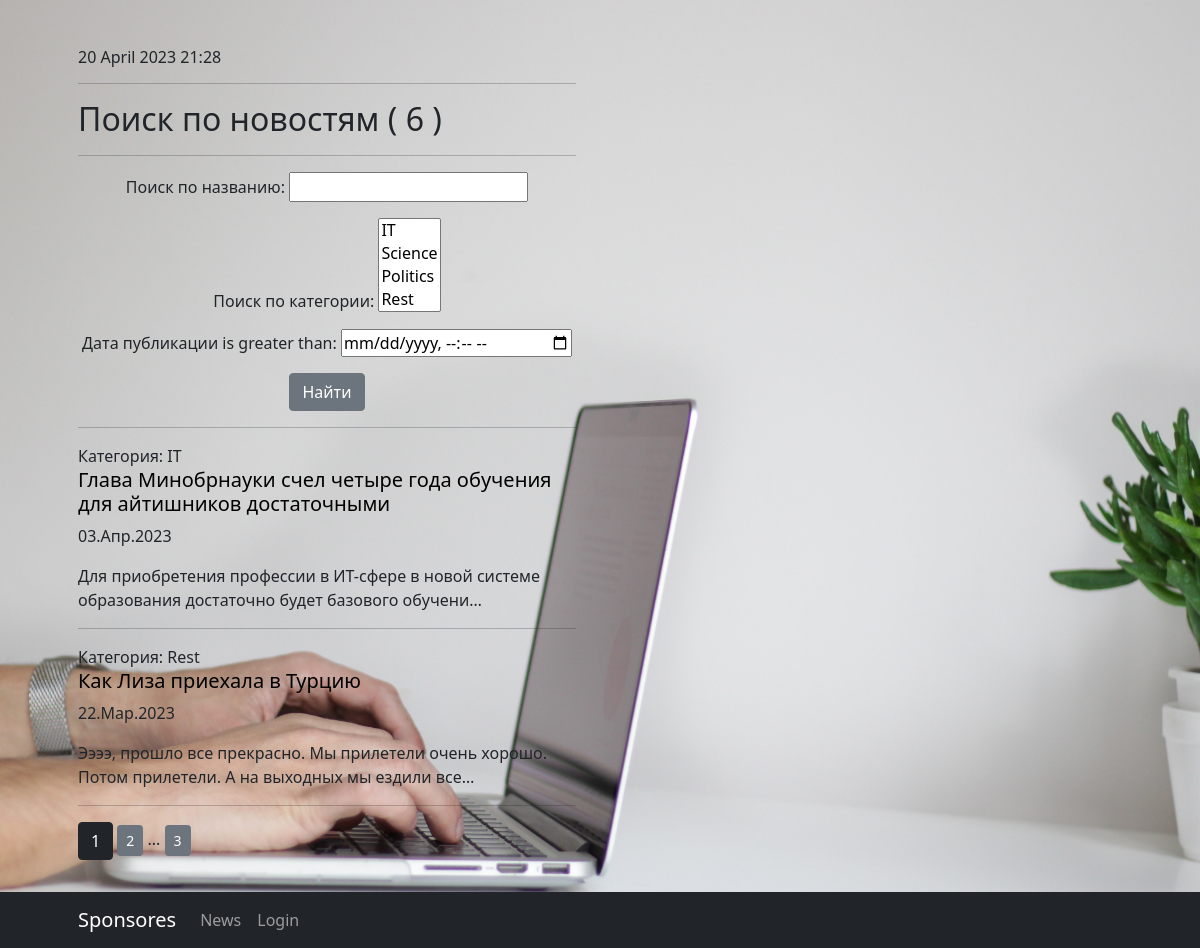
The page /news/search/ on the database as committed earlier.
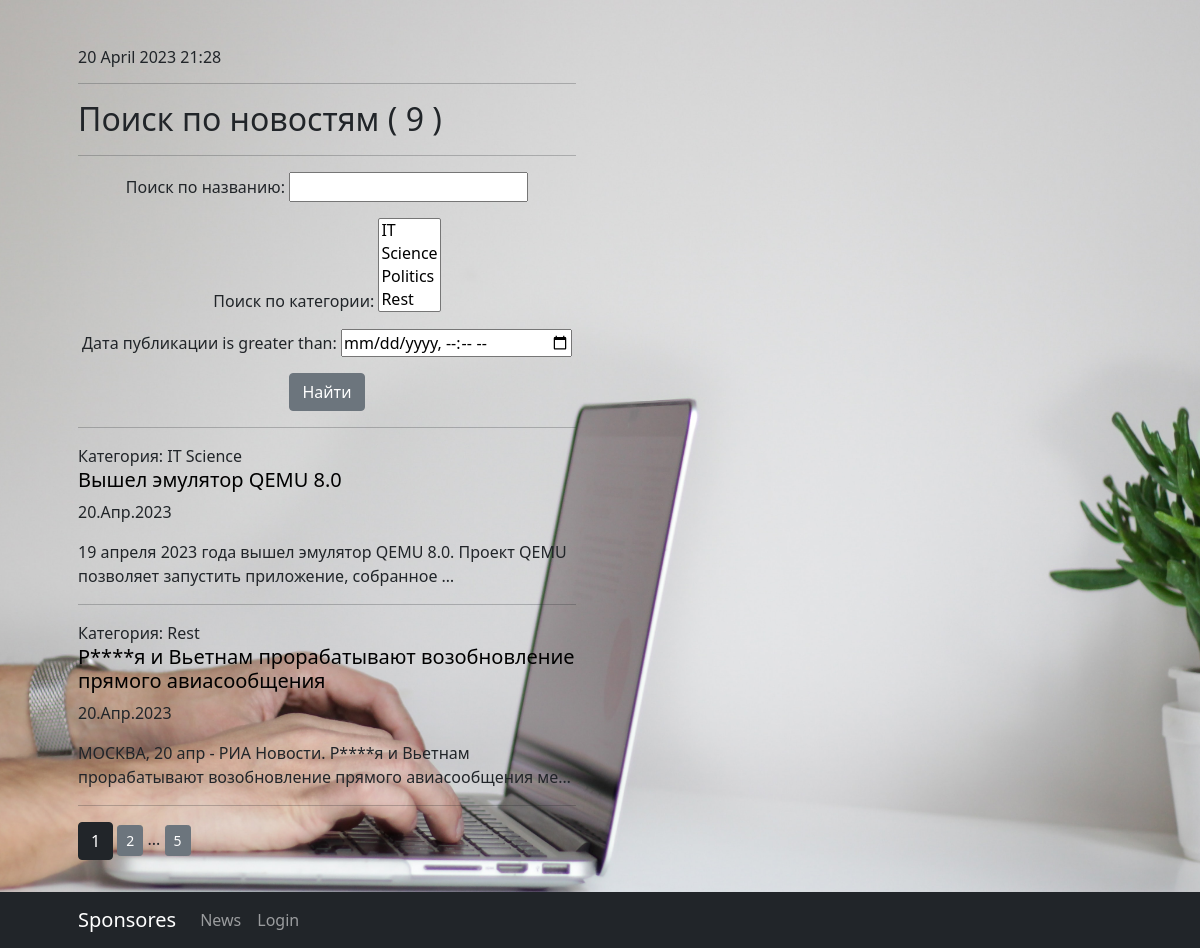
The same page on the database as committed later.
### News/models.py (models this page shows, shortened)
class Post(models.Model):
    NEWS = 'NE'
    ARTICLE = 'AR'
    POSTTYPES = [
        (NEWS, 'Новость'),
        (ARTICLE, 'Статья'),
    ]
    post_author = models.ForeignKey(Author, on_delete=models.CASCADE, verbose_name='Автор')
    post_type = models.CharField(max_length=2, choices=POSTTYPES, default=NEWS, verbose_name='Тип поста')
    post_time_in = models.DateTimeField(auto_now_add=True, verbose_name='Дата публикации')
    post_category = models.ManyToManyField(Category, through='PostCategory', verbose_name='Категория поста')
    post_title = models.CharField(max_length=255, verbose_name='Заголовок')
    post_text = models.TextField(verbose_name='Текст')
    post_rating = models.FloatField(default=0, verbose_name='Рейтинг')
    class Meta:
        verbose_name = 'Пост'
        verbose_name_plural = 'Посты'
        ordering = ['-post_time_in']

class Category(models.Model):
    category_name = models.CharField(max_length=255, unique=True)
    subscribers = models.ManyToManyField(User, related_name='categories')
    def __str__(self):
        return f'{self.category_name}'
    class Meta:
        verbose_name = 'Категория'
        verbose_name_plural = 'Категории'

### News/views.py (the view)
# urls.py: path('search/', PostListSearch.as_view(), name='post_search'),
class PostListSearch(ListView):
    model = Post
    ordering = '-post_time_in'
    template_name = 'search.html'
    context_object_name = 'post'
    paginate_by = 2
    def get_queryset(self):
        queryset = super().get_queryset()
        self.filterset = PostFilter(self.request.GET, queryset)
        return self.filterset.qs
    def get_context_data(self, **kwargs):
        context = super().get_context_data(**kwargs)
        context['filterset'] = self.filterset
        return context

### News/templatetags/custom_filters.py (called while the page is built)
@register.filter()
def censor(text):
    bad_words = ['bad', 'author', 'better', 'but', 'отпуск', 'Росси']
    if type(text) == str:
        for i in bad_words:
            text = text.replace(i[1:], '*' * len(i[1:]))
    return text

### News/templatetags/custom_tags.py (called while the page is built)
@register.simple_tag()
def current_time(format_string='%d %B %Y %H:%M'):
    return datetime.now().strftime(format_string)

@register.simple_tag(takes_context=True)
def url_replace(context, **kwargs):
    d = context['request'].GET.copy()
    for k, v in kwargs.items():
        d[k] = v
    return d.urlencode()

### News/templates/search.html (shortened to what this page needs)
{% extends 'flatpages/default.html' %}
{% load custom_filters %}
{% load custom_tags %}
{% block content %}
    <h6>{% current_time %}</h6>
    <hr>
    <h2>Поиск по новостям ( {{ page_obj.paginator.count }} )</h2>
    <form action="" method="get" style="text-align: center;">
        <hr>
        {{ filterset.form.as_p }}
        <input type="submit" class="btn btn-secondary" value="Найти" />
    </form>
    <hr>
    {% if post %}
        {% for post in post %}
            Категория:
            {% for cat in post.post_category.all %}
                {{ cat.category_name }}
            {% endfor %}
            <a class="mylink" href="/news/{{ post.id }}"><h5>{{ post.post_title|censor }}</h5></a>
            <p>{{ post.post_time_in|date:'d.M.Y'}}</p>
            <p>{{ post.post_text|truncatechars:100|censor }}</p>
            <hr>
        {% endfor %}
    {% else %}
       <h2>Новостей нет!</h2>
    {% endif %}
   <a class="btn btn-dark">{{ page_obj.number }}</a>
   {% if page_obj.has_next %}
       <a class="btn btn-secondary btn-sm" href="?{% url_replace page=page_obj.next_page_number %}">{{ page_obj.next_page_number }}</a>
       {% if paginator.num_pages != page_obj.next_page_number %}
           ...
           <a class="btn btn-secondary btn-sm" href="?{% url_replace page=page_obj.paginator.num_pages %}">{{ page_obj.paginator.num_pages }}</a>
       {% endif %}
   {% endif %}
{% endblock content %}

Rows that differ between the two databases and show on the page:
no longer on this page (row unchanged): Post: post_title|censor "Глава Минобрнауки счел четыре года обучения для айтишников достаточными", post_time_in "03.Апр.2023", post_text|censor "Для приобретения профессии в ИТ-сфере в новой системе образования достаточно будет базового обучени…", Category (category_name "IT")
no longer on this page (row unchanged): Post: post_title|censor "Как Лиза приехала в Турцию", post_time_in "22.Мар.2023", post_text|censor "Ээээ, прошло все прекрасно. Мы прилетели очень хорошо. Потом прилетели. А на выходных мы ездили все…", Category (category_name "Rest")
added Post: post_title|censor "Вышел эмулятор QEMU 8.0", post_time_in "20.Апр.2023", post_text|censor "19 апреля 2023 года вышел эмулятор QEMU 8.0. Проект QEMU позволяет запустить приложение, собранное …", Category (category_name "IT")
now on this page (row unchanged): Category: category_name "Science", shown under "Вышел эмулятор QEMU 8.0"
added Post: post_title|censor "Р****я и Вьетнам прорабатывают возобновление прямого авиасообщения", post_time_in "20.Апр.2023", post_text|censor "МОСКВА, 20 апр - РИА Новости. Р****я и Вьетнам прорабатывают возобновление прямого авиасообщения ме…", Category (category_name "Rest")
Other text that changed with them:
{{ page_obj.paginator.count }}: "6" → "9"
{{ page_obj.paginator.num_pages }}: "3" → "5"
